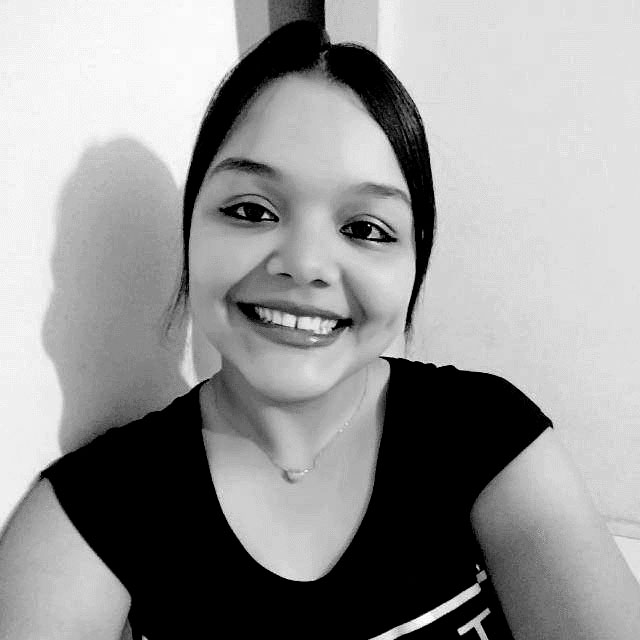
#> input picture img/ingrid.jpg, 640 x 640 px
$ python espelho_hor.py
#> lines starting #> are read from the running program, lines starting #| are printed output that depends on the picture
import numpy as np
import cv2

img = cv2.imread('img/ingrid.jpg')
#> img is the input picture: shape (640, 640, 3); min 0, max 255, mean 149.8
imgh = np.fliplr(img)
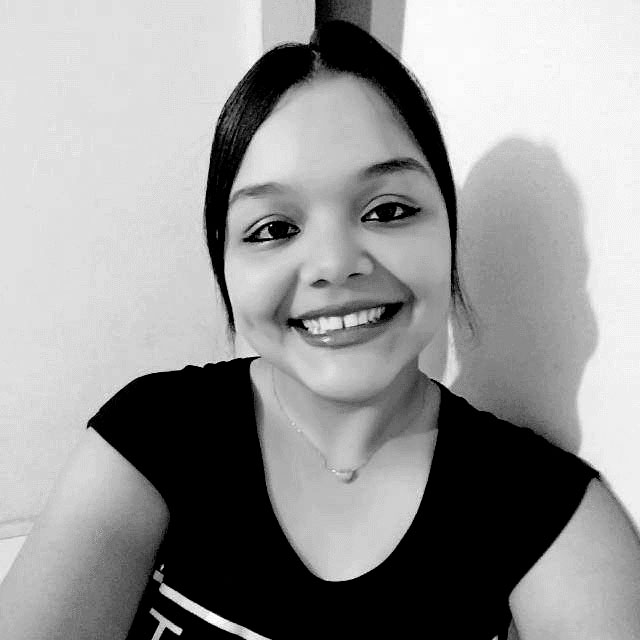
#> imgh: shape (640, 640, 3); min 0, max 255, mean 149.8
cv2.imshow('', imgh)
cv2.waitKey(0)
